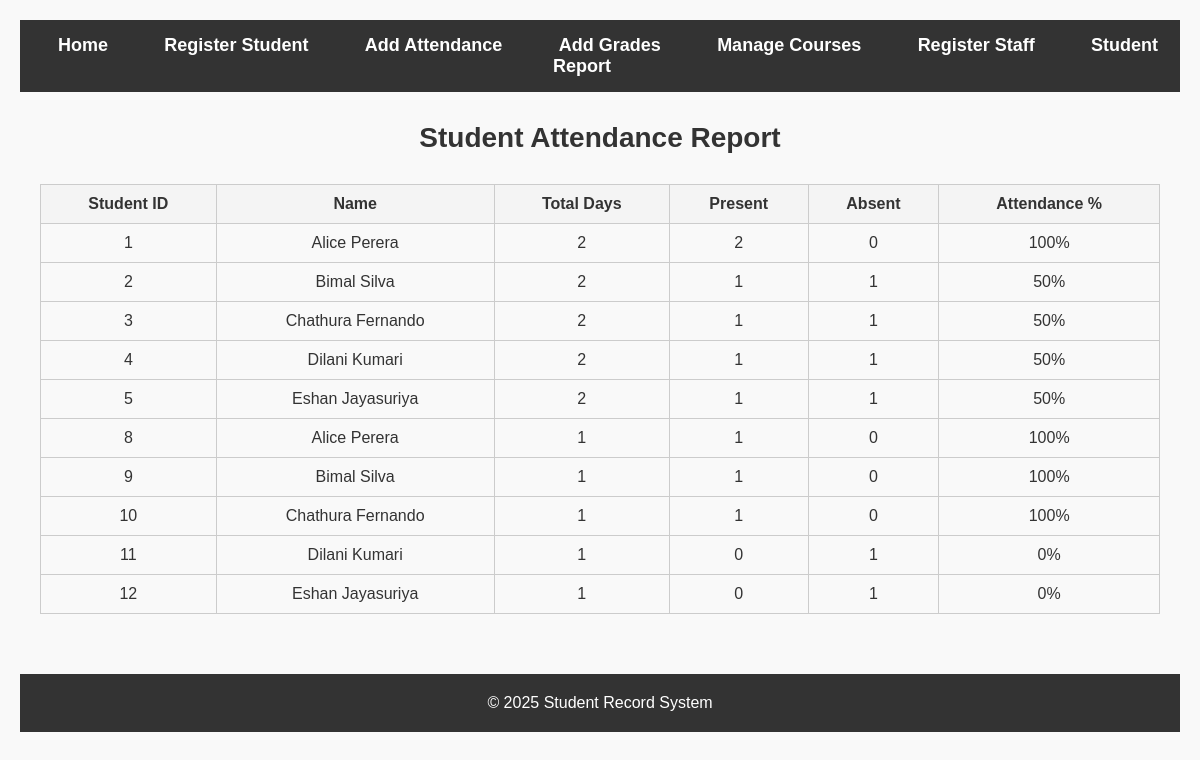
The app's page /report.php with its own data.
### tables this page shows
CREATE TABLE `students` (
  `id` int(11) NOT NULL,
  `name` varchar(100) DEFAULT NULL,
  `dob` date DEFAULT NULL,
  `course` varchar(100) DEFAULT NULL
);

### report.php (the view, shortened to what this page needs)
<?php
include 'db.php';
$query = "
    SELECT
        s.id,
        s.name,
        COUNT(a.id) AS total_days,
        SUM(a.status = 'Present') AS present_days,
        SUM(a.status = 'Absent') AS absent_days
    FROM students s
    LEFT JOIN student_attendance a ON s.id = a.student_id
    GROUP BY s.id, s.name
";
$result = $conn->query($query);
?>
<!DOCTYPE html>
<html lang="en">
<head>
    <link rel="stylesheet" href="style.css">
</head>
<body>
<nav>
    <ul>
        <li><a href="index.php">Home</a></li>
        <li><a href="register.php">Register Student</a></li>
        <li><a href="attendance.php">Add Attendance</a></li>
        <li><a href="grades.php">Add Grades</a></li>
        <li><a href="course.php">Manage Courses</a></li>
        <li><a href="staff_register.php">Register Staff</a></li>
        <li><a href="report.php">Student Report</a></li>
    </ul>
</nav>
<div class="container">
    <h2>Student Attendance Report</h2>
    <table class="report-table">
        <thead>
            <tr>
                <th>Student ID</th>
                <th>Name</th>
                <th>Total Days</th>
                <th>Present</th>
                <th>Absent</th>
                <th>Attendance %</th>
            </tr>
        </thead>
        <tbody>
            <?php while ($row = $result->fetch_assoc()):
                $total = $row['total_days'];
                $present = $row['present_days'];
                $absent = $row['absent_days'];
                $percent = $total > 0 ? round(($present / $total) * 100, 2) : 0;
            ?>
                <tr>
                    <td><?= $row['id'] ?></td>
                    <td><?= htmlspecialchars($row['name']) ?></td>
                    <td><?= $total ?></td>
                    <td><?= $present ?></td>
                    <td><?= $absent ?></td>
                    <td><?= $percent ?>%</td>
                </tr>
            <?php endwhile; ?>
        </tbody>
    </table>
</div>
<footer class="footer">
    <p>&copy; 2025 Student Record System</p>
</footer>
</body>
</html>

### style.css (style rules this page uses)
* { margin: 0; padding: 0; box-sizing: border-box; }
body { font-family: Arial, sans-serif; background-color: #f5f5f5; color: #333; }
body { font-family: 'Arial', sans-serif; background-color: #f9f9f9; color: #333; margin: 0; padding: 20px; }
nav { background-color: #333; color: white; padding: 15px 0; text-align: center; }
nav ul { list-style-type: none; padding: 0; margin: 0; }
nav ul li { display: inline; margin-right: 20px; }
nav ul li a { color: white; text-decoration: none; font-weight: bold; font-size: 18px; padding: 8px 16px; transition: background-color 0.3s; }
.container { max-width: 1200px; margin: 0 auto; padding: 30px 20px; }
h2, h3 { color: #333; text-align: center; margin-bottom: 20px; }
h2 { font-size: 28px; }
.footer { background-color: #333; color: white; padding: 20px 0; text-align: center; position: relative; bottom: 0; width: 100%; margin-top: 30px; }
.footer p { font-size: 16px; margin: 0; }
h2 { text-align: center; margin-bottom: 30px; }
footer { background-color: #333; color: #fff; text-align: center; padding: 10px 0; position: fixed; width: 100%; bottom: 0; }

### report.php (style rules this page uses)
.report-table { width: 100%; border-collapse: collapse; margin-top: 30px; }
.report-table th, .report-table td { padding: 10px; border: 1px solid #ccc; text-align: center; }
.report-table th { background-color: #f4f4f4; }

### records on screen
students: id "1", name "Alice Perera", total "2", present "2", absent "0", percent "100"
students: id "2", name "Bimal Silva", total "2", present "1", absent "1", percent "50"
students: id "3", name "Chathura Fernando", total "2", present "1", absent "1", percent "50"
students: id "4", name "Dilani Kumari", total "2", present "1", absent "1", percent "50"
students: id "5", name "Eshan Jayasuriya", total "2", present "1", absent "1", percent "50"
students: id "8", name "Alice Perera", total "1", present "1", absent "0", percent "100"
students: id "9", name "Bimal Silva", total "1", present "1", absent "0", percent "100"
students: id "10", name "Chathura Fernando", total "1", present "1", absent "0", percent "100"
students: id "11", name "Dilani Kumari", total "1", present "0", absent "1", percent "0"
students: id "12", name "Eshan Jayasuriya", total "1", present "0", absent "1", percent "0"
